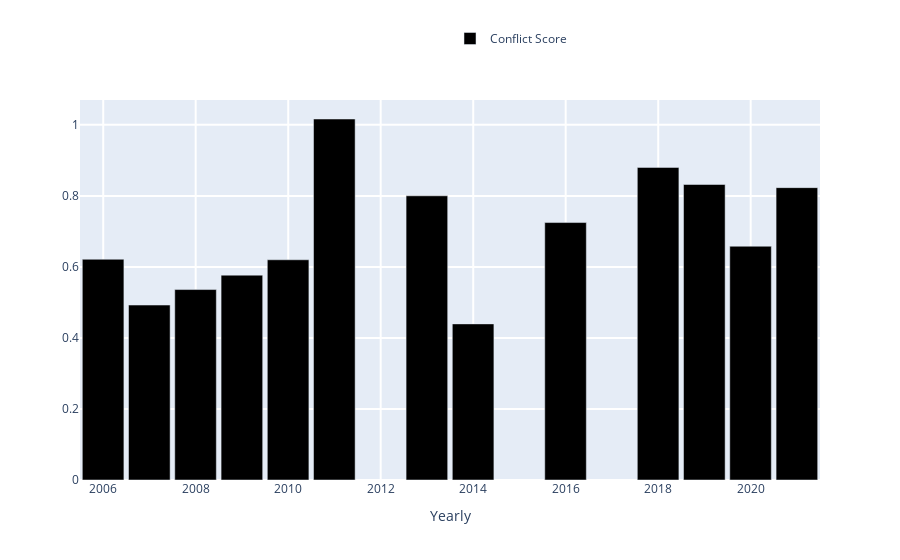

Notebook source saved alongside this figure:
### Markdown cell above
<span style="color: #626262"> Try yourself! This is what will happen when you click 'Show Page Conflict' button: </span>

### Code cell
### ----------------------------------------------------------------------------------- ###
### TRY YOURSELF! THIS IS WHAT WILL HAPPEN WHEN YOU CLICK 'Show Page Conflict' BUTTON   ###
### ----------------------------------------------------------------------------------- ###

## This is the page you used ##
print('The page that is being used:', the_page['title'], f'({abbreviation(languageSelection.value).upper()})')

## Continue to use our data from A.2; calculate the Conflict Score definded as above ##
conflict_sc = total_actions.conflict.sum() / total_actions.elegibles.sum()
print('Page conflict score is:', conflict_sc)

## visualization, core visual code lies in ConflictsListener, then the interact function    ##
## make it interactive, mode details see:                                                   ##
## https://github.com/gesiscss/wikiwho_demo/blob/master/visualization/conflicts_listener.py ##

# First check whether the page conflict score is zero
if conflict_sc != 0:
    # Define a ConflictsListener instance
    conflicts_listener = ConflictsListener(total_actions)

    # Set parameters
    begin_date = total_actions['rev_time'].iloc[0]
    end_date = total_actions['rev_time'].iloc[-1]
    frequency = 'Yearly' # 'Yearly', 'Monthly', 'Daily'
    
    # The metrics we need:
    # ['Total', 'Total_surv_48h', 'Total_persistent', 'Total_stopword_count',
    #  'Total Elegible Actions', 'Number of Conflicts', 'Number of Revisions',
    #  'Conflict Score', 'Absolute Conflict Score', 'Conflict Ratio', ('None')]
    # Note: only 'red_line' has 'None' option.
    black_line = 'Conflict Score'
    red_line = 'None'
    
    conflicts_listener.listen(
        _range1 = begin_date,
        _range2 = end_date,
        granularity = frequency,
        black = black_line,
        red = red_line
    )

### Figure 1 — Plotly figure (JSON) as saved in the notebook; plotly's stock layout.template omitted (floating-point values rounded to 4 significant figures)
{"data": [{"marker": {"color": "rgba(0, 0, 0, 1)"}, "name": "Conflict Score", "type": "bar", "x": ["2005-12-31T00:00:00", "2006-12-31T00:00:00", "2007-12-31T00:00:00", "2008-12-31T00:00:00", "2009-12-31T00:00:00", "2010-12-31T00:00:00", "2012-12-31T00:00:00", "2013-12-31T00:00:00", "2015-12-31T00:00:00", "2017-12-31T00:00:00", "2018-12-31T00:00:00", "2019-12-31T00:00:00", "2020-12-31T00:00:00"], "y": [0.6215, 0.4926, 0.5362, 0.5768, 0.6201, 1.016, 0.8002, 0.4396, 0.7249, 0.8802, 0.8321, 0.6582, 0.8232]}], "layout": {"bargap": 0.1, "barmode": "group", "hovermode": "closest", "legend": {"x": 0.5, "y": 1.2}, "showlegend": true, "xaxis": {"gridwidth": 2, "nticks": 15, "ticklen": 5, "tickmode": "auto", "title": {"text": "Yearly"}, "zeroline": true}, "yaxis": {"gridwidth": 2, "ticklen": 5}}}
